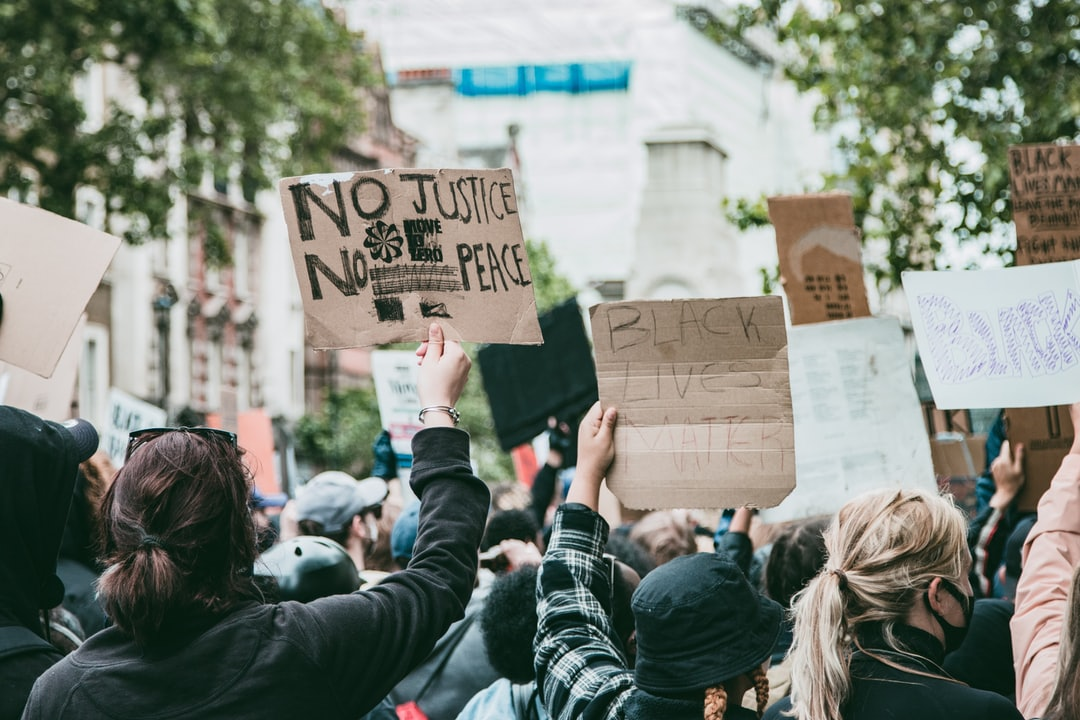
#> input picture Coursera_final/source_tiff/0tTYVEMR9rM.tiff, 1080 x 720 px; its folder holds 3 pictures in this run
$ python process_image.py
#> lines starting #> are read from the running program, lines starting #| are printed output that depends on the picture
from PIL import Image
import os
source = "source_tiff"
destination = "destination_tiff"
for file_name in os.listdir(source):
    im = Image.open(f"{source}/{file_name}")
#> im is the input picture: PIL image 1080x720 RGBA; mean R, G, B, A 127.4, 132.7, 123, 255
    # print(im.mode)
    if im.mode == 'RGBA':
        im = im.convert('RGB')
#> im: PIL image 1080x720 RGB
    splitted_file_name = file_name.split(".")
    file_name = ''.join(splitted_file_name[:len(splitted_file_name)-1])
    print(file_name)
    dest_file_name = f"{destination}/{file_name}.JPEG"
    im.rotate(90).resize((128,128)).save(dest_file_name,"JPEG")
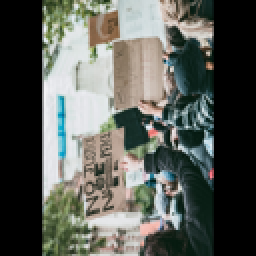
#> saved as 0tTYVEMR9rM.JPEG: PIL image 128x128 RGB (shown 2 times larger); mean R, G, B 89.3, 92.7, 86.6
#> pass 2 of the loop `for file_name in os.listdir(source):`:
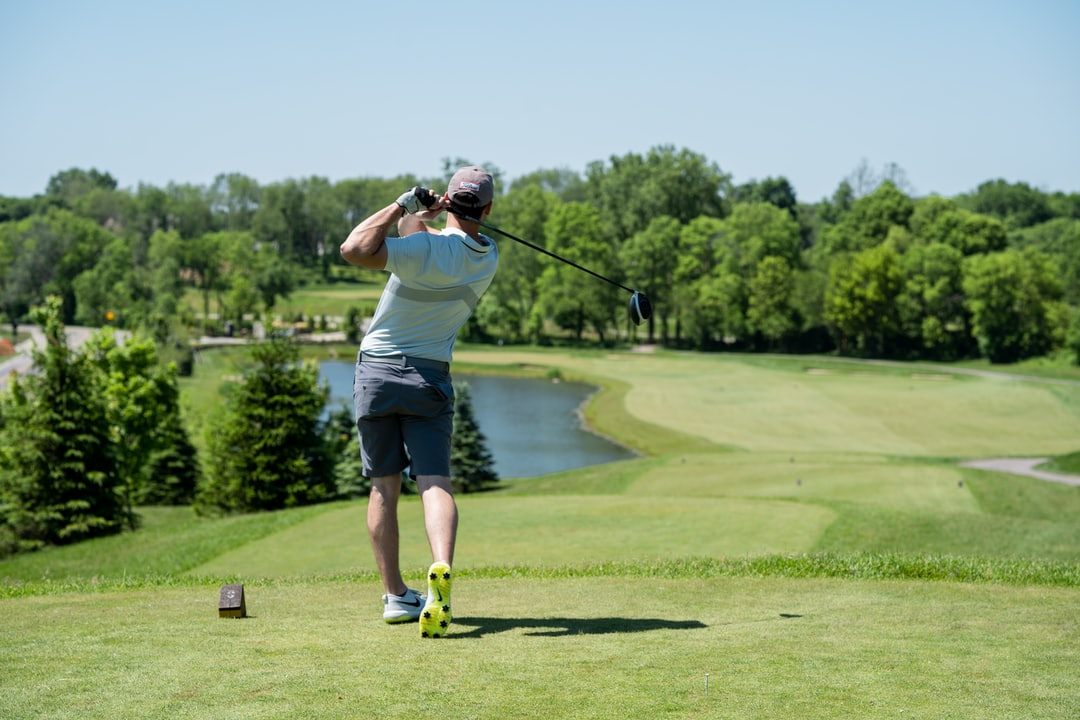
#> input picture Coursera_final/source_tiff/2ZzA13od_IE.tiff, 1080 x 720 px
#> im is the input picture: PIL image 1080x720 RGBA; mean R, G, B, A 134.9, 154, 118.1, 255
#> im: PIL image 1080x720 RGB
#> `im.rotate(90).resize((128,128)).save(dest_file_name,"JPEG")`:
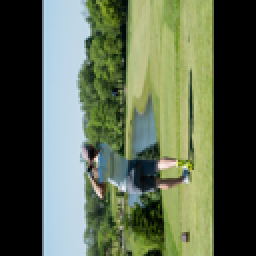
#> saved as 2ZzA13od_IE.JPEG: PIL image 128x128 RGB (shown 2 times larger); mean R, G, B 92.5, 104.6, 81.1
#> pass 3 of the loop `for file_name in os.listdir(source):`:
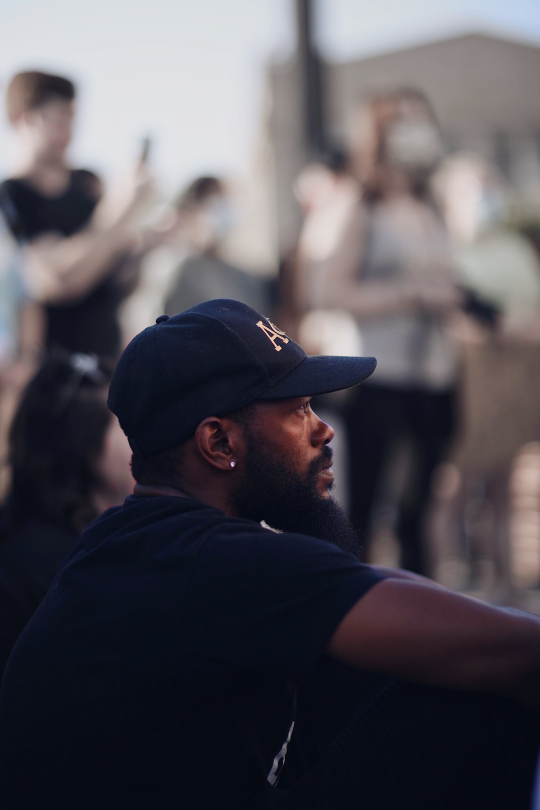
#> input picture Coursera_final/source_tiff/c8cH7eMAHpA.tiff, 1080 x 1620 px (shown at 1/2 size)
#> im is the input picture: PIL image 1080x1620 RGBA; mean R, G, B, A 84.5, 81.1, 87.9, 255
#> im: PIL image 1080x1620 RGB
#> `im.rotate(90).resize((128,128)).save(dest_file_name,"JPEG")`:
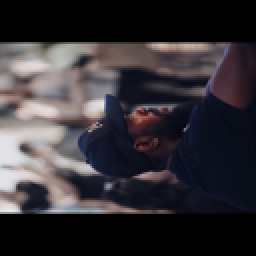
#> saved as c8cH7eMAHpA.JPEG: PIL image 128x128 RGB (shown 2 times larger); mean R, G, B 53.3, 49.6, 54
    # im.save(dest_file_name,"JPEG")
    # print(file_name)

#> (the run stopped early here; a loop or call above may not have finished)
